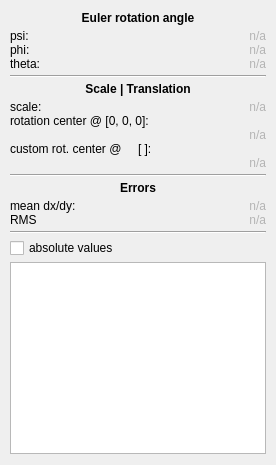
            <widget class="QWidget" name="results">
             <attribute name="title">
              <string>Results</string>
             </attribute>
             <layout class="QVBoxLayout" name="verticalLayout_4">
              <property name="spacing">
               <number>4</number>
              </property>
              <property name="leftMargin">
               <number>10</number>
              </property>
              <property name="rightMargin">
               <number>10</number>
              </property>
              <item>
               <widget class="QLabel" name="label_2">
                <property name="text">
                 <string>&lt;html&gt;&lt;head/&gt;&lt;body&gt;&lt;p&gt;&lt;span style=&quot; font-weight:600;&quot;&gt;Euler rotation angle&lt;/span&gt;&lt;/p&gt;&lt;/body&gt;&lt;/html&gt;</string>
                </property>
                <property name="alignment">
                 <set>Qt::AlignCenter</set>
                </property>
               </widget>
              </item>
              <item>
               <layout class="QVBoxLayout" name="verticalLayout_5">
                <property name="spacing">
                 <number>0</number>
                </property>
                <item>
                 <layout class="QHBoxLayout" name="horizontalLayout_10">
                  <item>
                   <widget class="QLabel" name="label_9">
                    <property name="text">
                     <string>psi:</string>
                    </property>
                   </widget>
                  </item>
                  <item>
                   <widget class="QLabel" name="label_psi">
                    <property name="styleSheet">
                     <string notr="true">color: rgb(180, 180, 180);</string>
                    </property>
                    <property name="text">
                     <string>n/a</string>
                    </property>
                    <property name="alignment">
                     <set>Qt::AlignRight|Qt::AlignTrailing|Qt::AlignVCenter</set>
                    </property>
                   </widget>
                  </item>
                 </layout>
                </item>
                <item>
                 <layout class="QHBoxLayout" name="horizontalLayout_11">
                  <item>
                   <widget class="QLabel" name="label_11">
                    <property name="text">
                     <string>phi:</string>
                    </property>
                   </widget>
                  </item>
                  <item>
                   <widget class="QLabel" name="label_phi">
                    <property name="styleSheet">
                     <string notr="true">color: rgb(180, 180, 180);</string>
                    </property>
                    <property name="text">
                     <string>n/a</string>
                    </property>
                    <property name="alignment">
                     <set>Qt::AlignRight|Qt::AlignTrailing|Qt::AlignVCenter</set>
                    </property>
                   </widget>
                  </item>
                 </layout>
                </item>
                <item>
                 <layout class="QHBoxLayout" name="horizontalLayout_8">
                  <item>
                   <widget class="QLabel" name="label_13">
                    <property name="text">
                     <string>theta:</string>
                    </property>
                   </widget>
                  </item>
                  <item>
                   <widget class="QLabel" name="label_theta">
                    <property name="styleSheet">
                     <string notr="true">color: rgb(180, 180, 180);</string>
                    </property>
                    <property name="text">
                     <string>n/a</string>
                    </property>
                    <property name="alignment">
                     <set>Qt::AlignRight|Qt::AlignTrailing|Qt::AlignVCenter</set>
                    </property>
                   </widget>
                  </item>
                 </layout>
                </item>
               </layout>
              </item>
              <item>
               <widget class="Line" name="line_2">
                <property name="orientation">
                 <enum>Qt::Horizontal</enum>
                </property>
               </widget>
              </item>
              <item>
               <widget class="QLabel" name="label_7">
                <property name="text">
                 <string>&lt;html&gt;&lt;head/&gt;&lt;body&gt;&lt;p&gt;&lt;span style=&quot; font-weight:600;&quot;&gt;Scale | Translation&lt;/span&gt;&lt;/p&gt;&lt;/body&gt;&lt;/html&gt;</string>
                </property>
                <property name="alignment">
                 <set>Qt::AlignCenter</set>
                </property>
               </widget>
              </item>
              <item>
               <layout class="QVBoxLayout" name="verticalLayout_6">
                <property name="spacing">
                 <number>0</number>
                </property>
                <item>
                 <layout class="QHBoxLayout" name="horizontalLayout_19">
                  <item>
                   <widget class="QLabel" name="label_22">
                    <property name="text">
                     <string>scale:</string>
                    </property>
                   </widget>
                  </item>
                  <item>
                   <widget class="QLabel" name="label_scale">
                    <property name="styleSheet">
                     <string notr="true">color: rgb(180, 180, 180);</string>
                    </property>
                    <property name="text">
                     <string>n/a</string>
                    </property>
                    <property name="alignment">
                     <set>Qt::AlignRight|Qt::AlignTrailing|Qt::AlignVCenter</set>
                    </property>
                   </widget>
                  </item>
                 </layout>
                </item>
                <item>
                 <widget class="QLabel" name="label_15">
                  <property name="text">
                   <string>rotation center @ [0, 0, 0]:</string>
                  </property>
                  <property name="wordWrap">
                   <bool>false</bool>
                  </property>
                 </widget>
                </item>
                <item>
                 <widget class="QLabel" name="label_translation">
                  <property name="styleSheet">
                   <string notr="true">color: rgb(180, 180, 180);</string>
                  </property>
                  <property name="text">
                   <string>n/a</string>
                  </property>
                  <property name="alignment">
                   <set>Qt::AlignRight|Qt::AlignTrailing|Qt::AlignVCenter</set>
                  </property>
                 </widget>
                </item>
                <item>
                 <layout class="QHBoxLayout" name="horizontalLayout_13">
                  <item>
                   <widget class="QLabel" name="label_21">
                    <property name="text">
                     <string>custom rot. center @</string>
                    </property>
                   </widget>
                  </item>
                  <item>
                   <widget class="QLabel" name="label_custom_rot_center">
                    <property name="text">
                     <string>[ ]:</string>
                    </property>
                   </widget>
                  </item>
                 </layout>
                </item>
                <item>
                 <widget class="QLabel" name="label_translation_custom_rot">
                  <property name="styleSheet">
                   <string notr="true">color: rgb(180, 180, 180);</string>
                  </property>
                  <property name="text">
                   <string>n/a</string>
                  </property>
                  <property name="alignment">
                   <set>Qt::AlignRight|Qt::AlignTrailing|Qt::AlignVCenter</set>
                  </property>
                 </widget>
                </item>
               </layout>
              </item>
              <item>
               <widget class="Line" name="line_3">
                <property name="orientation">
                 <enum>Qt::Horizontal</enum>
                </property>
               </widget>
              </item>
              <item>
               <widget class="QLabel" name="label_8">
                <property name="text">
                 <string>&lt;html&gt;&lt;head/&gt;&lt;body&gt;&lt;p&gt;&lt;span style=&quot; font-weight:600;&quot;&gt;Errors&lt;/span&gt;&lt;/p&gt;&lt;/body&gt;&lt;/html&gt;</string>
                </property>
                <property name="alignment">
                 <set>Qt::AlignCenter</set>
                </property>
               </widget>
              </item>
              <item>
               <layout class="QVBoxLayout" name="verticalLayout_7">
                <property name="spacing">
                 <number>0</number>
                </property>
                <item>
                 <layout class="QHBoxLayout" name="horizontalLayout_14">
                  <item>
                   <widget class="QLabel" name="label_17">
                    <property name="text">
                     <string>mean dx/dy:</string>
                    </property>
                    <property name="wordWrap">
                     <bool>false</bool>
                    </property>
                   </widget>
                  </item>
                  <item>
                   <widget class="QLabel" name="label_meandxdy">
                    <property name="styleSheet">
                     <string notr="true">color: rgb(180, 180, 180);</string>
                    </property>
                    <property name="text">
                     <string>n/a</string>
                    </property>
                    <property name="alignment">
                     <set>Qt::AlignRight|Qt::AlignTrailing|Qt::AlignVCenter</set>
                    </property>
                   </widget>
                  </item>
                 </layout>
                </item>
                <item>
                 <layout class="QHBoxLayout" name="horizontalLayout_15">
                  <item>
                   <widget class="QLabel" name="label_19">
                    <property name="text">
                     <string>RMS</string>
                    </property>
                    <property name="wordWrap">
                     <bool>false</bool>
                    </property>
                   </widget>
                  </item>
                  <item>
                   <widget class="QLabel" name="label_rms">
                    <property name="styleSheet">
                     <string notr="true">color: rgb(180, 180, 180);</string>
                    </property>
                    <property name="text">
                     <string>n/a</string>
                    </property>
                    <property name="alignment">
                     <set>Qt::AlignRight|Qt::AlignTrailing|Qt::AlignVCenter</set>
                    </property>
                   </widget>
                  </item>
                 </layout>
                </item>
               </layout>
              </item>
              <item>
               <widget class="Line" name="line_4">
                <property name="orientation">
                 <enum>Qt::Horizontal</enum>
                </property>
               </widget>
              </item>
              <item>
               <widget class="QCheckBox" name="checkBox_resultsAbsolute">
                <property name="text">
                 <string>absolute values</string>
                </property>
               </widget>
              </item>
              <item>
               <widget class="QTableView" name="tableView_results">
                <property name="layoutDirection">
                 <enum>Qt::LeftToRight</enum>
                </property>
                <property name="editTriggers">
                 <set>QAbstractItemView::NoEditTriggers</set>
                </property>
                <property name="selectionMode">
                 <enum>QAbstractItemView::ExtendedSelection</enum>
                </property>
                <property name="selectionBehavior">
                 <enum>QAbstractItemView::SelectRows</enum>
                </property>
                <property name="sortingEnabled">
                 <bool>true</bool>
                </property>
                <attribute name="horizontalHeaderDefaultSectionSize">
                 <number>20</number>
                </attribute>
                <attribute name="verticalHeaderVisible">
                 <bool>false</bool>
                </attribute>
                <attribute name="verticalHeaderDefaultSectionSize">
                 <number>15</number>
                </attribute>
               </widget>
              </item>
             </layout>
            </widget>
